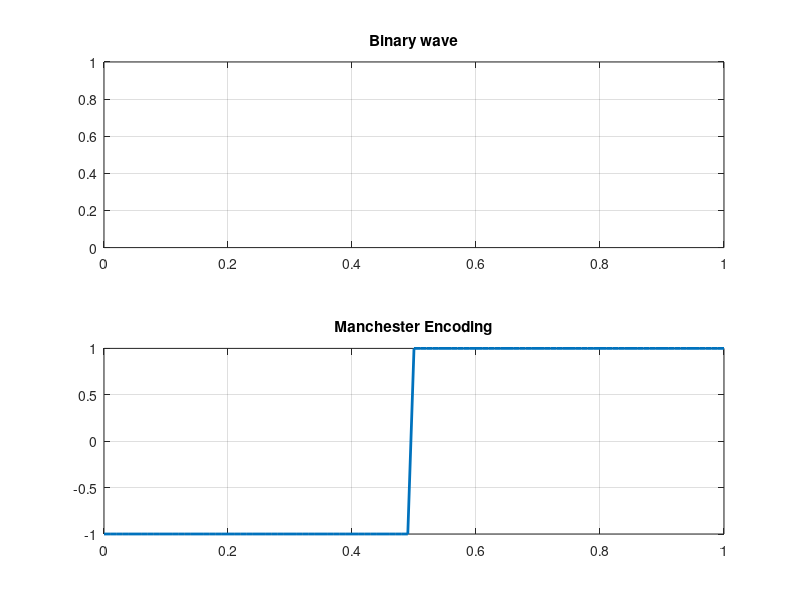

Here is the MATLAB script that generated this plot:
%Manchester uses a polarity inversion in the middle of each bit period 
%   o Low to high represents '1'
%   o High to low represents '0'
clc;
close all;
clear;

b=input('Binary data: ','s')-'0';
n=length(b);
t=0:0.01:n;

for i=1:n
  bw(i*100:(i+1)*100)=b(i);
end
bw=bw(100:end);

subplot(2,1,1)
plot(t,bw, 'linewidth',2);
axis([0 n 0 +1]);
grid on;
title('Binary wave')

for j=1:n
  if(b(j)==0)
    x(j*100:(j*100)+50) = 1;
    x((j*100)+50:(j+1)*100) = -1; %High to Low (1 to -1)
  else
    x(j*100:(j*100)+50) = -1;
    x((j*100)+50:(j+1)*100) = 1; %Low to high (-1 to 1)
  endif
end

x=x(100:end);

subplot(2,1,2)
plot(t,x, 'linewidth',2);
axis([0 n -1 +1]);
grid on;
title('Manchester Encoding')





